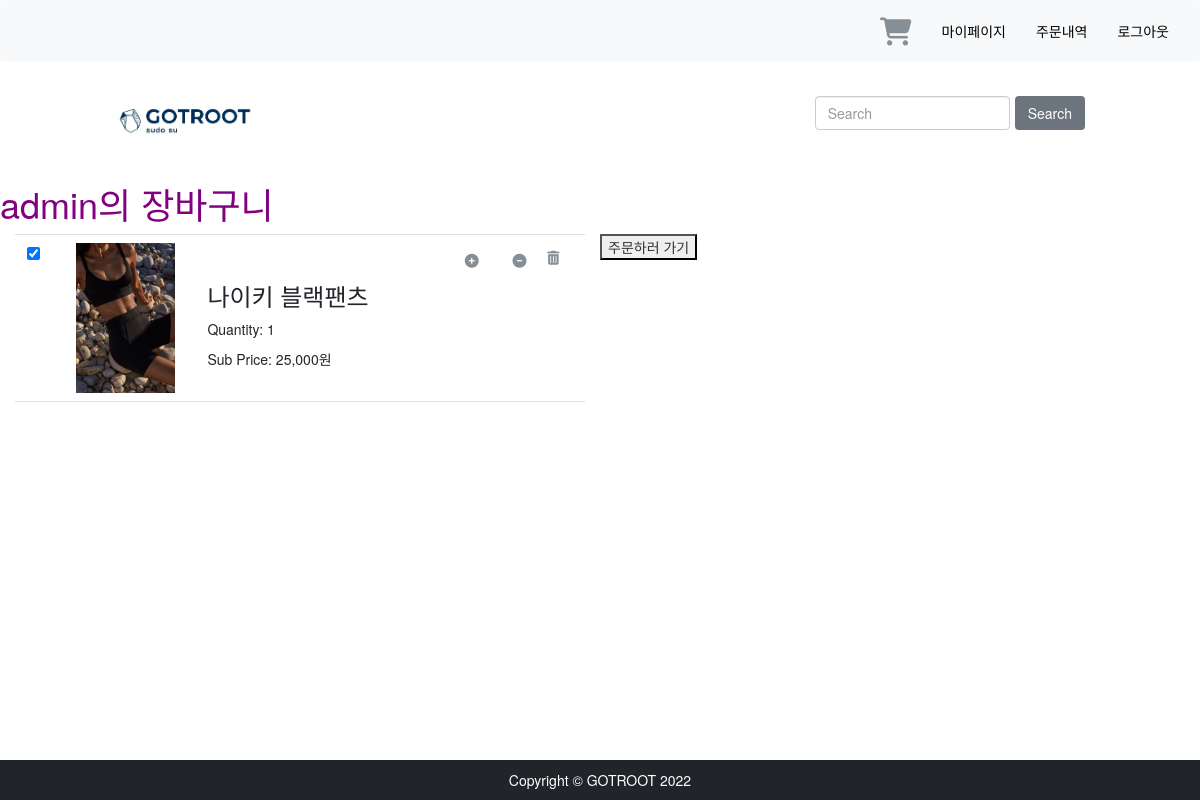
/cart/ (signed in), run on an earlier commit of the app's database.
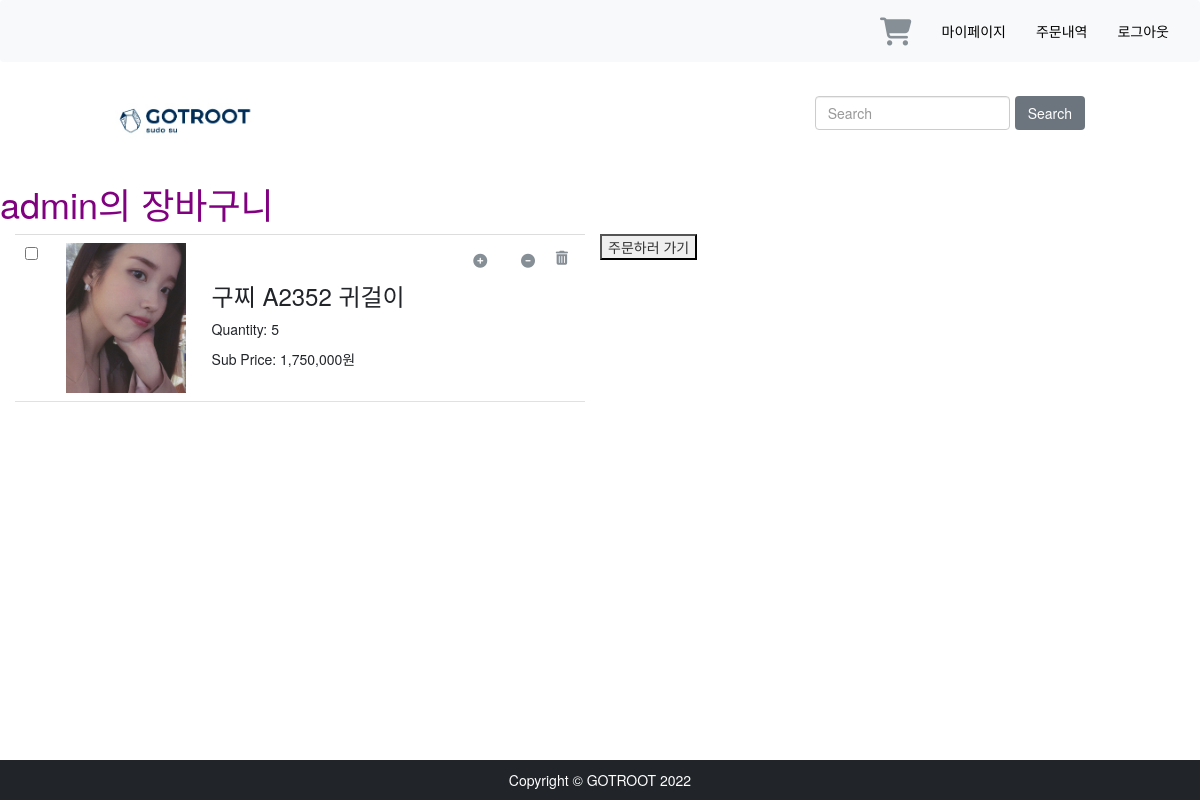
And on a later commit of the database.
### cart/models.py (models this page shows, shortened)
class CartItem(models.Model) :
    product = models.ForeignKey('shop.Product', on_delete=models.CASCADE)
    each_price = models.IntegerField(default=0)
    quantity = models.IntegerField(default=1)
    active = models.BooleanField(default=True)
    cart = models.ForeignKey(Cart, on_delete=models.CASCADE)
    @property
    def get_sub_total(self):
        return self.quantity * self.each_price

### shop/models.py (models this page shows, shortened)
class Product(models.Model):
    name = models.CharField(max_length=100)
    content = models.TextField(max_length=1000)
    category = models.ForeignKey(Category, on_delete=models.CASCADE)
    stock = models.PositiveIntegerField()
    price = models.IntegerField()
    created_at = models.DateTimeField(auto_now_add=True)
    modified_at = models.DateTimeField(auto_now=True)
    deleted_at = models.DateTimeField(null=True, blank=True)
    @property
    def get_product_image(self):
        try:
            image = self.productimage_set.get(product=self, is_represent=True)
            return image.image.url
        except:
            random_image = choice(ProductImage.objects.filter(product=self))
            return random_image.image.url

class ProductImage(models.Model):
    product = models.ForeignKey(Product, on_delete=models.CASCADE)
    is_represent = models.BooleanField(default=False)
    image = models.ImageField(upload_to=product_image_path)

### cart/views.py (the view, shortened to what this page needs)
# urls.py: path('', views.index, name='index'),
def index(request):
    try:
        cart = Cart.objects.get(user=request.user)
    except Cart.DoesNotExist:
        cart = Cart.objects.create(user=request.user)
        cart.save()
    return render(request, 'cart/index.html', {'cart': cart})

### cart/models.py (called while the page is built)
    @property
    def get_cart_items(self):
        return self.cartitem_set.filter(cart=self)

### cart/templates/cart/index.html (shortened to what this page needs)
<!DOCTYPE html>
<html lang="en">
<head>
    {% load static %}
    {% load humanize %}
    <link rel="stylesheet" type="text/css" href="{% static 'css/shop/base.css' %}">
    <link href="https://cdn.jsdelivr.net/npm/bootstrap@5.2.0-beta1/dist/css/bootstrap.min.css" rel="stylesheet">
</head>
<body class="d-flex flex-column min-vh-100">
{% include 'shop/user_navbar.html' %}
{% include 'shop/navbar.html' %}
    <div class="content">
        <h1 style="color: purple;"> {{ request.user.username }}의 장바구니 </h1>
        {% ifnotequal cart.get_cart_items.count 0 %}
        <div class="col-12 col-sm-12 col-md-12 col-lg-6 text-center">
            <table class="table my_custom_table">
                <tbody>
                {% for item in cart.get_cart_items %}
                    <tr>
                        <td>
                            <label>
                                <input type="checkbox" name="active_check" value="{{ item.id }}" {% if item.active %}checked{% endif %}/>
                            </label>
                        </td>
                        <td>
                            <img src="{{ item.product.get_product_image }}" alt="" class="float-left" style="width: auto; height: 150px;">
                        </td>
                        <td class="text-left"><br>
                            <h3>{{ item.product.name }}</h3>
                            <p id="quantity_{{ item.id }}">Quantity: {{ item.quantity }}</p>
                            <p id="price_{{ item.id }}">Sub Price: {{ item.get_sub_total|intcomma }}원</p>
                        </td>
                        <td>
                            <a class="btn custom_a" name="plus_item" value="{{ item.id }}">
                                <i class="fas fa-plus-circle custom_icon"></i></a>&nbsp;
                            <a class="btn custom_a" name="minus_item" value="{{ item.id }}">
                                <i class="fas fa-minus-circle custom_icon"></i></a>&nbsp;
                            <a href="{% url 'cart:delete_cart' item.product.id %}"  class="custom_a">
                                <i class="fas fa-trash-alt custom_icon"></i></a>
                        </td>
                    </tr>
                {% endfor %}
                </tbody>
            </table>
        </div>
        <button onclick='location.href="{% url 'order:order_cart' %}"'>주문하러 가기</button>
        {% else %}
        <h3>담은 상품이 없습니다.</h3>
        {% endifnotequal %}
    </div>
{% include 'user/footer.html' %}
</body>

What changed in the data, as far as the page shows it:
removed CartItem: active "☑", product.get_product_image (picture), product.name "나이키 블랙팬츠", quantity "1", get_sub_total "25,000", {{ item.id }} 16 (drawn)
added CartItem: product.get_product_image (picture), product.name "구찌 A2352 귀걸이", quantity "5", get_sub_total "1,750,000", {{ item.id }} 17 (drawn)
